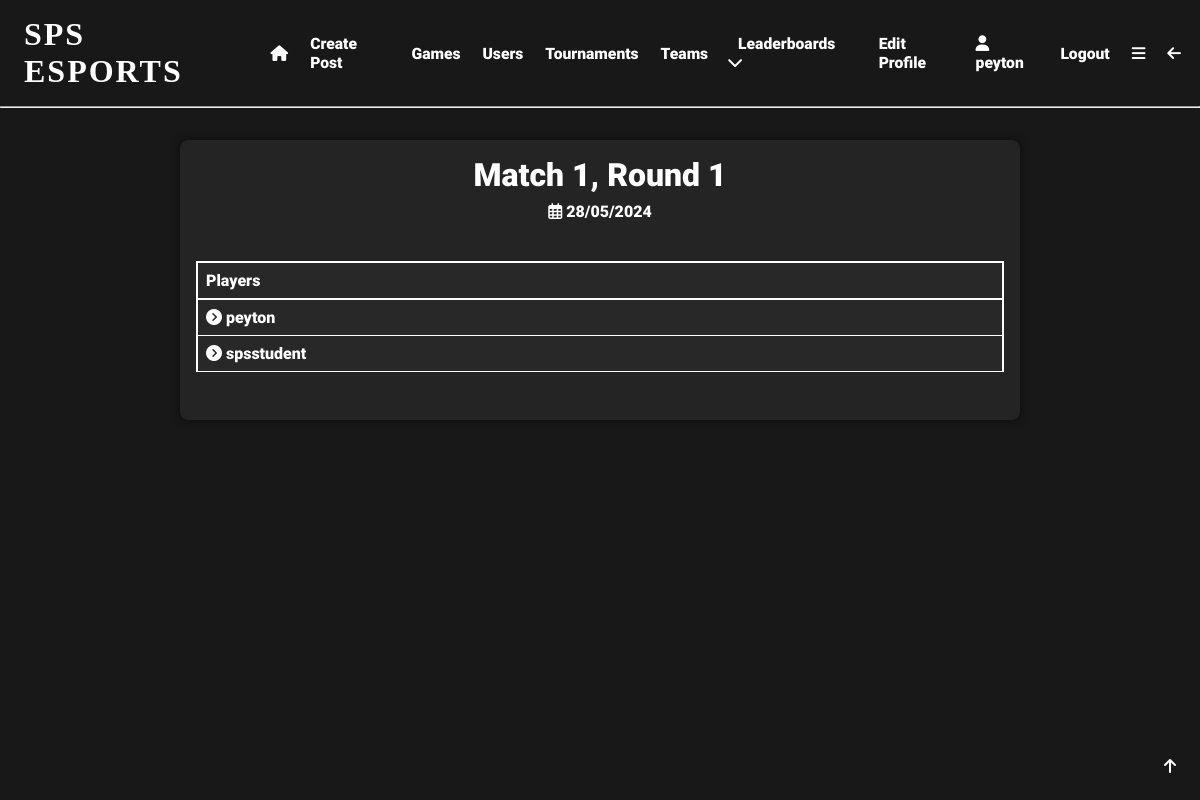
The page /match/2 (signed in) on the database its author committed.
### app/models.py (models this page shows, shortened)
class User(UserMixin, db.Model):
    user_id = db.Column(db.Integer, primary_key=True)
    username = db.Column(db.String(64), index=True, unique=True)
    email = db.Column(db.String(120), index=True, unique=True)
    password_hash = db.Column(db.String(128), nullable=False)
    pfp = db.Column(db.String(140))
    user_bio = db.Column(db.String(140), default='New to SPS eSports!!!')
    pronouns = db.Column(db.String(64), nullable=True)
    skill_level = db.Column(db.String(64), default='Unsure')
    role = db.Column(db.String(64))
    grade = db.Column(db.String(64), nullable=True, default='Unsure')
    availability = db.Column(db.String(140), default='Unsure')
    teams = db.relationship('Teams', back_populates='user')
    team_users = db.relationship('TeamUsers', back_populates='user')
    posts = db.relationship('Posts', back_populates='user')
    likes = db.relationship('Likes', back_populates='user')
    tournaments = db.relationship('Tournaments', back_populates='user')
    favourite_games = db.relationship('FavouriteGames', back_populates='user')
    tournament_users = db.relationship('TournamentUsers', back_populates='user')
    comments = db.relationship('Comments', back_populates='user')
    matches = db.relationship('Matches', back_populates='user')
    match_users = db.relationship('MatchUsers', back_populates='user')
    following = db.relationship('Following', backref='user', foreign_keys='Following.user_id')
    followed = db.relationship('Following', foreign_keys='Following.following_id')
    sponsor = db.relationship('SponsoredUsers', backref='user', foreign_keys='SponsoredUsers.sponsor_id')
    sponsored = db.relationship('SponsoredUsers', foreign_keys='SponsoredUsers.sponsored_id')

class Matches(db.Model):
    match_id = db.Column(db.Integer, primary_key=True, index=True, unique=True, nullable=False)
    match_date = db.Column(db.DateTime, index=True)
    round = db.Column(db.Integer, nullable=False)
    round_match = db.Column(db.Integer, nullable=False)
    match_winner = db.Column(db.Integer, db.ForeignKey('user.user_id'), name='match_winner_id', nullable=True)
    tournament_id = db.Column(db.Integer, db.ForeignKey('tournaments.tournament_id'), name='match_tournament_id',
                              nullable=False)
    user = db.relationship('User', back_populates='matches')
    tournament = db.relationship('Tournaments', back_populates='matches')
    match_users = db.relationship('MatchUsers', back_populates='match')

### app/routes.py (the view)
@app.route('/match/<match_id>')
@login_required
def match(match_id):
    match = Matches.query.filter_by(match_id=match_id).first_or_404()
    tournament = Tournaments.query.filter_by(tournament_id=match.tournament_id).first()
    user = current_user
    winner = User.query.filter_by(user_id=match.match_winner).first()
    match_users = MatchUsers.query.filter_by(match_id=match_id).all()
    players = []
    for match_user in match_users:
        player = User.query.filter_by(user_id=match_user.match_user).first()
        players.append(player)
    return render_template('match.html', match=match, tournament=tournament, user=user, match_users=match_users, players=players, winner=winner)

### app/__init__.py (called while the page is built)
@app.template_filter('format_date')
def format_date(date):
    return date.strftime('%d/%m/%Y')

### app/models.py (called while the page is built)
@login.user_loader
def load_user(user_id):
    return User.query.get(int(user_id))  # returns the user id as an integer

### app/templates/match.html (shortened to what this page needs)
{% extends 'base.html' %}
{% block content %}
<div class="centre">
  <div class="gen-container">
    <h1>Match {{match.round_match}}, Round {{match.round}}</h1>
    {% if match.match_date %}
    <p><i class="fa-regular fa-calendar-days"></i> {{ match.match_date|format_date }}</p>
    {% endif %}
    <div class="info-table lineup">
      <table>
        <tr>
          <th>Players</th>
        </tr>
        {% for player in players %}
        <tr>
          <td><a href="{{url_for('user', username=player.username)}}"><i class="fa-solid fa-circle-chevron-right"></i>   {{player.username}}</a></td>
        </tr>
        {% endfor %}
      </table>
    </div>
  </div>
</div>
{% endblock %}

### app/templates/base.html (shortened to what this page needs)
<!DOCTYPE html>
<html lang="en">
<head>
    <link rel="stylesheet" href="{{ url_for('static', filename='css/styles.css') }}">
</head>
<body>
  <div id="top" class="header">
      {% if current_user.is_anonymous %}
        <h1 onclick="location.href='login'">SPS ESPORTS</h1>
        <a href="{{ url_for('login') }}">Login</a>
        <a href="{{ url_for('register') }}">Register</a>
        <a href="{{ url_for('about') }}">About</a>
      {% else %}
        <h1 onclick="location.href='{{url_for('index')}}'">SPS ESPORTS</h1>
          <a href="{{ url_for('index') }}" class="hidemobile"><i class="fa-solid fa-house"></i></a>
          <a href="{{ url_for('create_post') }}" class="hidemobile">Create Post</a>
          <a href="{{ url_for('search') }}" class="hidemobile">Games</a>
          <a href="{{ url_for('user_search') }}" class="hidemobile">Users</a>
          <a href="{{ url_for('tournament_search') }}" class="hidemobile">Tournaments</a>
          <a href="{{url_for('team_search')}}" class="hidemobile">Teams</a>
          <div class="expand" class="hidemobile">
              <div class="expand-button">
                  <a href="javascript:showDropdown()">Leaderboards <i class="fa-solid fa-chevron-down"></i></a>
              </div>
          </div>
          <a href="{{ url_for('edit_profile') }}" class="hidemobile">Edit Profile</a>
          <a href="{{ url_for('user', username=current_user.username) }}" class="hidemobile"><i class="fa-solid fa-user"></i>
              {{current_user.username}}</a>
          <a href="{{ url_for('logout') }}" class="hidemobile">Logout</a>
        <a href="javascript:showNavBar()"><i class="fa-solid fa-bars"></i></a>
        <a href="javascript:window.history.back();" class="hidemobile"><i class="fa-solid fa-arrow-left"></i></a>
      {% endif %}
  </div>
    <hr>
  <div class="topbutton">
    <a href="#top"><i class="fa-solid fa-arrow-up"></i></a>
  </div>
{% block content %} {% endblock %}
</body>
</html>

### app/static/css/styles.css (style rules this page uses)
* { margin: 0; padding: 0; box-sizing: border-box; scroll-behavior: smooth; scrollbar-width: thin; scrollbar-color: white var(--bg); }
body { background: var(--bg); color: white; }
:root { --accent: #e81c29; --bg: #181818; --bg2: #282828; --lightbg: rgba(255,255,255,0.05); }
.header { display:flex; align-items: center; padding: 1em 0.5em; }
.header a { padding: 0em 0.7em; font-family: 'Roboto'; font-size: 0.98em; text-decoration: none; transition: 0.5s; position: relative; transition: 0.3s; color: white; }
.header a::before { content: ''; position: absolute; width: 100%; height: 2px; left: 0; bottom: -2px; background-color: var(--accent); transform-origin: right; transform: scaleX(0); transition: transform 0.3s; }
.header h1 { box-shadow: inset 0 0 0 0 var(--bg); font-family: 'Nausea'; letter-spacing: 2px; padding: 0 0.5em; position: relative; transition: color 0.3s ease-in-out, box-shadow 0.3s ease-in-out; }
.expand { font-family: 'Roboto'; padding: 0.5em; position: relative; }
h1 { font-family: 'Roboto'; font-size: 2em; }
.centre h1 { text-align: center; }
.topbutton { position: fixed; bottom: 1em; right: 1em; padding: 0.5em; border-radius: 50%; background-color: var(--bg); color: white; font-family: 'Roboto'; font-size: 1em; transition: 0.5s; }
p { font-family: 'Roboto'; font-size: 1em; padding: 0.5em 0; }
a { color: white; text-decoration: none; transition: 0.5s; padding: 0.5em 0; position: relative; font-family: 'Roboto'; }
a::before { content: ''; position: absolute; width: 100%; height: 2px; left: 0; bottom: -2px; background-color: var(--accent); transform-origin: right; transform: scaleX(0); transition: transform 0.3s; }
.centre { display: flex; flex-flow: row wrap; align-items: center; justify-content: center; width: 100%; margin: 1em 0; }
.info-table { display: flex; flex-flow: column wrap; align-items: center; justify-content: center; width: 100%; margin: 1em 0; font-family: 'Roboto'; }
.info-table table { width: 100%; border-collapse: collapse; margin: 1em 0; text-align: left; }
.info-table th { padding: 0.5em; border: 2px solid white; background-color: var(--bg2); }
.info-table td { padding: 0.5em; border: 1px solid white; border-right: 2px solid white; border-left: 2px solid white; background-color: var(--bg2); }
.gen-container { display: flex; flex-flow: column wrap; align-items: center; justify-content: center; width: 70%; margin: 1em 0; font-family: 'Roboto'; background-color: var(--lightbg); padding: 1em; border-radius: 0.5em; box-shadow: 0 0 10px 0 rgba(0,0,0,0.5); }
.lineup a::before { top: 80%; }

### rows shown on the page
User: username "peyton"
Matches: round_match "1", round "1", match_date "28/05/2024"
User: username "spsstudent"
